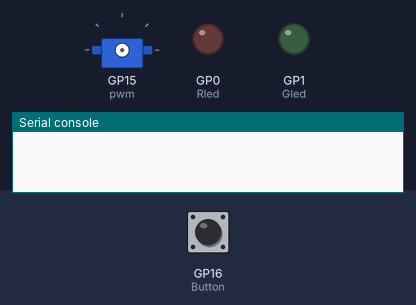
A program run on a simulated Raspberry Pi Pico running CircuitPython. Parts: servo, output pins drawn as LEDs (lit = HIGH), the last lines printed to the serial console. Dashed ring = blinking. The inputs (shaded band) are chosen by the test bench; at power-on: GP16 (Button) HIGH. Pins used as bus, display or sensor lines are not drawn.

Above: at 1.2 s.
1.3 s: GP16 (Button) pulled LOW for 0.15 s
At 2.1 s:
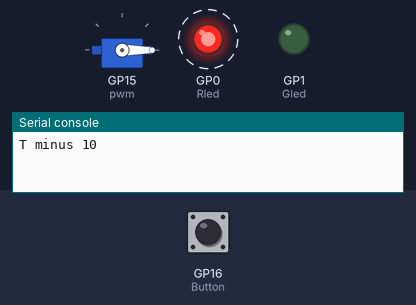
At 12.0 s:
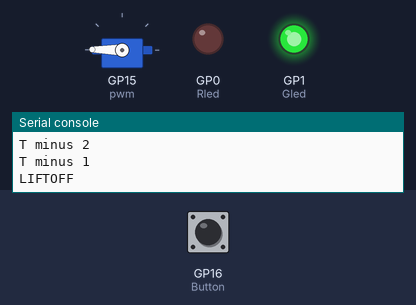
Timing chart, 0 to 12.8 s (numbered marks = the images above; inputs shaded):
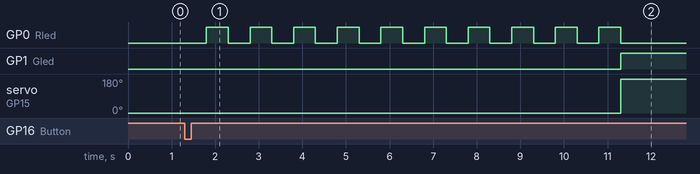

The program:

Launchpad_4.py
```python
import board
import time
import digitalio
import pwmio
from adafruit_motor import servo

Seconds = 10 # Starts at 10 seconds
Bpress = 0 # Button presses

Button = digitalio.DigitalInOut(board.GP16)
Rled = digitalio.DigitalInOut(board.GP0) # Sets the pin of the green LED
Gled = digitalio.DigitalInOut(board.GP1) # Sets the pin of the red LED
Button.direction = digitalio.Direction.INPUT # Pin is using input
Rled.direction = digitalio.Direction.OUTPUT # Pin is using output
Gled.direction = digitalio.Direction.OUTPUT # Pin is using output
Button.pull = digitalio.Pull.UP # Button has normal amount set at 3 volts

pwm = pwmio.PWMOut(board.GP15, duty_cycle=2 ** 15, frequency=50) # create a PWMOut object on Pin A2.
my_servo = servo.Servo(pwm, min_pulse=500, max_pulse=2500) # Define the servo


while True:
    if Bpress < 1: # If it's not pressed
        if Button.value == False: # If pressed
            Bpress = 1 # Go to countdown
    else:
        my_servo.angle = 0 # Servo angle goes to 0
        Gled.value = False # Turn off green from previous loop
        if Seconds > 0: # When it is counting down
            print("T minus", Seconds) # Prints to serial monitor
            time.sleep(.5) # Pause 1/2 second
            Rled.value = True # Turn off Red
            time.sleep(.5) # Pause 1/2 second
            Rled.value = False # Turn off Red
            Seconds = Seconds - 1 # Decreases the value of seconds by 1
        else: # Once it reaches 0
            print("LIFTOFF") # Prints to serial monitor
            Gled.value = True # Turn on Green
            my_servo.angle = 179 # 180 glitches the servo
            Seconds = 10 # Reset values for new loop
            Bpress = 0 # Resest button
```

Measured:
- after the input at 1.3 s, GP0 (Rled): alternates HIGH for 0.50 s and LOW for 0.50 s, 20 changes in all, then stays LOW, starting after 0.50 s; GP1 (Gled): LOW → HIGH after 10.0 s; servo on GP15 (pwm): 0° → 179° after 10.0 s
